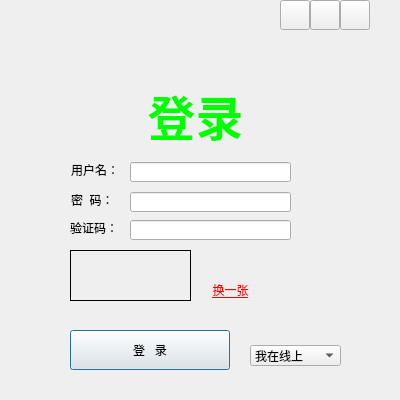
<?xml version="1.0" encoding="UTF-8"?>
<ui version="4.0">
 <class>LoginDialog</class>
 <widget class="QDialog" name="LoginDialog">
  <property name="geometry">
   <rect>
    <x>0</x>
    <y>0</y>
    <width>400</width>
    <height>400</height>
   </rect>
  </property>
  <property name="windowTitle">
   <string>webQQ</string>
  </property>
  <property name="windowIcon">
   <iconset resource="logindialog.qrc">
    <normaloff>:/login/Resources/QQ.png</normaloff>:/login/Resources/QQ.png</iconset>
  </property>
  <property name="styleSheet">
   <string notr="true">border-image: url(:/login/Resources/background2.png);</string>
  </property>
  <widget class="QStackedWidget" name="stackedWidget">
   <property name="geometry">
    <rect>
     <x>0</x>
     <y>0</y>
     <width>400</width>
     <height>400</height>
    </rect>
   </property>
   <property name="currentIndex">
    <number>0</number>
   </property>
   <widget class="QWidget" name="page_Login">
    <widget class="QLabel" name="label_Login">
     <property name="geometry">
      <rect>
       <x>130</x>
       <y>80</y>
       <width>131</width>
       <height>61</height>
      </rect>
     </property>
     <property name="font">
      <font>
       <family>Adobe Arabic</family>
       <pointsize>36</pointsize>
       <weight>75</weight>
       <italic>false</italic>
       <bold>true</bold>
      </font>
     </property>
     <property name="styleSheet">
      <string notr="true">border-image: url();</string>
     </property>
     <property name="text">
      <string>&lt;html&gt;&lt;head/&gt;&lt;body&gt;&lt;p align=&quot;center&quot;&gt;&lt;span style=&quot; color:#00ff00;&quot;&gt;登录&lt;/span&gt;&lt;/p&gt;&lt;/body&gt;&lt;/html&gt;</string>
     </property>
    </widget>
    <widget class="QLabel" name="label_Username">
     <property name="geometry">
      <rect>
       <x>71</x>
       <y>162</y>
       <width>48</width>
       <height>16</height>
      </rect>
     </property>
     <property name="styleSheet">
      <string notr="true">border-image: url();</string>
     </property>
     <property name="text">
      <string>用户名：</string>
     </property>
     <property name="buddy">
      <cstring>lineEdit_QQNumber</cstring>
     </property>
    </widget>
    <widget class="QLabel" name="label_Password">
     <property name="geometry">
      <rect>
       <x>71</x>
       <y>192</y>
       <width>48</width>
       <height>16</height>
      </rect>
     </property>
     <property name="styleSheet">
      <string notr="true">border-image: url();</string>
     </property>
     <property name="text">
      <string>密  码：</string>
     </property>
     <property name="buddy">
      <cstring>lineEdit_Password</cstring>
     </property>
    </widget>
    <widget class="MyLineEdit" name="lineEdit_QQNumber">
     <property name="geometry">
      <rect>
       <x>130</x>
       <y>162</y>
       <width>161</width>
       <height>20</height>
      </rect>
     </property>
     <property name="styleSheet">
      <string notr="true">border-image: url();</string>
     </property>
     <property name="maxLength">
      <number>11</number>
     </property>
    </widget>
    <widget class="MyLineEdit" name="lineEdit_Password">
     <property name="geometry">
      <rect>
       <x>130</x>
       <y>192</y>
       <width>161</width>
       <height>20</height>
      </rect>
     </property>
     <property name="styleSheet">
      <string notr="true">border-image: url();</string>
     </property>
     <property name="echoMode">
      <enum>QLineEdit::Password</enum>
     </property>
    </widget>
    <widget class="QPushButton" name="pushButton_Login">
     <property name="geometry">
      <rect>
       <x>70</x>
       <y>330</y>
       <width>160</width>
       <height>40</height>
      </rect>
     </property>
     <property name="styleSheet">
      <string notr="true">border-image: url(:/login/Resources/button_login_down.png);</string>
     </property>
     <property name="text">
      <string>登   录</string>
     </property>
     <property name="iconSize">
      <size>
       <width>160</width>
       <height>40</height>
      </size>
     </property>
    </widget>
    <widget class="QComboBox" name="comboBox_Status">
     <property name="geometry">
      <rect>
       <x>250</x>
       <y>345</y>
       <width>91</width>
       <height>21</height>
      </rect>
     </property>
     <property name="styleSheet">
      <string notr="true">border-image: url();</string>
     </property>
     <item>
      <property name="text">
       <string>我在线上</string>
      </property>
      <property name="icon">
       <iconset resource="logindialog.qrc">
        <normaloff>:/status/Resources/Status/imonline.png</normaloff>:/status/Resources/Status/imonline.png</iconset>
      </property>
     </item>
     <item>
      <property name="text">
       <string>Q我吧</string>
      </property>
      <property name="icon">
       <iconset resource="logindialog.qrc">
        <normaloff>:/status/Resources/Status/Qme.png</normaloff>:/status/Resources/Status/Qme.png</iconset>
      </property>
     </item>
     <item>
      <property name="text">
       <string>离开</string>
      </property>
      <property name="icon">
       <iconset resource="logindialog.qrc">
        <normaloff>:/status/Resources/Status/away.png</normaloff>:/status/Resources/Status/away.png</iconset>
      </property>
     </item>
     <item>
      <property name="text">
       <string>忙碌</string>
      </property>
      <property name="icon">
       <iconset resource="logindialog.qrc">
        <normaloff>:/status/Resources/Status/busy.png</normaloff>:/status/Resources/Status/busy.png</iconset>
      </property>
     </item>
     <item>
      <property name="text">
       <string>请勿打扰</string>
      </property>
      <property name="icon">
       <iconset resource="logindialog.qrc">
        <normaloff>:/status/Resources/Status/mute.png</normaloff>:/status/Resources/Status/mute.png</iconset>
      </property>
     </item>
     <item>
      <property name="text">
       <string>隐身</string>
      </property>
      <property name="icon">
       <iconset resource="logindialog.qrc">
        <normaloff>:/status/Resources/Status/invisible.png</normaloff>:/status/Resources/Status/invisible.png</iconset>
      </property>
     </item>
    </widget>
    <widget class="QWidget" name="widget_VerifyCode" native="true">
     <property name="geometry">
      <rect>
       <x>0</x>
       <y>220</y>
       <width>400</width>
       <height>101</height>
      </rect>
     </property>
     <property name="styleSheet">
      <string notr="true">border-image: url();</string>
     </property>
     <widget class="QLabel" name="label">
      <property name="geometry">
       <rect>
        <x>70</x>
        <y>0</y>
        <width>48</width>
        <height>16</height>
       </rect>
      </property>
      <property name="styleSheet">
       <string notr="true">border-image: url();</string>
      </property>
      <property name="text">
       <string>验证码：</string>
      </property>
      <property name="buddy">
       <cstring>lineEdit_Verifycode</cstring>
      </property>
     </widget>
     <widget class="QLineEdit" name="lineEdit_Verifycode">
      <property name="geometry">
       <rect>
        <x>130</x>
        <y>0</y>
        <width>161</width>
        <height>20</height>
       </rect>
      </property>
      <property name="styleSheet">
       <string notr="true">border-image: url();</string>
      </property>
     </widget>
     <widget class="verifyLabel" name="label_imgverify">
      <property name="geometry">
       <rect>
        <x>70</x>
        <y>30</y>
        <width>121</width>
        <height>51</height>
       </rect>
      </property>
      <property name="styleSheet">
       <string notr="true">border-image: url();</string>
      </property>
      <property name="frameShape">
       <enum>QFrame::Box</enum>
      </property>
      <property name="text">
       <string/>
      </property>
     </widget>
     <widget class="verifyLabel" name="label_ChangeImg">
      <property name="geometry">
       <rect>
        <x>200</x>
        <y>60</y>
        <width>61</width>
        <height>20</height>
       </rect>
      </property>
      <property name="styleSheet">
       <string notr="true">border-image: url();</string>
      </property>
      <property name="text">
       <string>&lt;html&gt;&lt;head/&gt;&lt;body&gt;&lt;p align=&quot;center&quot;&gt;&lt;span style=&quot; text-decoration: underline; color:#ff0000;&quot;&gt;换一张&lt;/span&gt;&lt;/p&gt;&lt;/body&gt;&lt;/html&gt;</string>
      </property>
     </widget>
    </widget>
    <widget class="QLabel" name="label_show">
     <property name="geometry">
      <rect>
       <x>70</x>
       <y>139</y>
       <width>301</width>
       <height>21</height>
      </rect>
     </property>
     <property name="styleSheet">
      <string notr="true">border-image: url();</string>
     </property>
     <property name="text">
      <string/>
     </property>
    </widget>
   </widget>
   <widget class="QWidget" name="page_Setting">
    <widget class="QLabel" name="label_2">
     <property name="geometry">
      <rect>
       <x>80</x>
       <y>30</y>
       <width>54</width>
       <height>12</height>
      </rect>
     </property>
     <property name="styleSheet">
      <string notr="true">border-image: url();</string>
     </property>
     <property name="text">
      <string>登录设置</string>
     </property>
    </widget>
    <widget class="QLabel" name="label_3">
     <property name="geometry">
      <rect>
       <x>50</x>
       <y>70</y>
       <width>54</width>
       <height>12</height>
      </rect>
     </property>
     <property name="styleSheet">
      <string notr="true">border-image: url();</string>
     </property>
     <property name="text">
      <string>网络设置</string>
     </property>
    </widget>
    <widget class="QLabel" name="label_4">
     <property name="geometry">
      <rect>
       <x>31</x>
       <y>91</y>
       <width>51</width>
       <height>16</height>
      </rect>
     </property>
     <property name="styleSheet">
      <string notr="true">border-image: url();</string>
     </property>
     <property name="text">
      <string>&lt;html&gt;&lt;head/&gt;&lt;body&gt;&lt;p align=&quot;right&quot;&gt;类型：&lt;/p&gt;&lt;/body&gt;&lt;/html&gt;</string>
     </property>
    </widget>
    <widget class="QLabel" name="label_5">
     <property name="geometry">
      <rect>
       <x>195</x>
       <y>91</y>
       <width>36</width>
       <height>16</height>
      </rect>
     </property>
     <property name="styleSheet">
      <string notr="true">border-image: url();</string>
     </property>
     <property name="text">
      <string>&lt;html&gt;&lt;head/&gt;&lt;body&gt;&lt;p align=&quot;right&quot;&gt;地址：&lt;/p&gt;&lt;/body&gt;&lt;/html&gt;</string>
     </property>
    </widget>
    <widget class="QLabel" name="label_6">
     <property name="geometry">
      <rect>
       <x>300</x>
       <y>91</y>
       <width>41</width>
       <height>20</height>
      </rect>
     </property>
     <property name="styleSheet">
      <string notr="true">border-image: url();</string>
     </property>
     <property name="text">
      <string>&lt;html&gt;&lt;head/&gt;&lt;body&gt;&lt;p align=&quot;right&quot;&gt;端口：&lt;/p&gt;&lt;/body&gt;&lt;/html&gt;</string>
     </property>
    </widget>
    <widget class="QComboBox" name="comboBox_ProxyType">
     <property name="geometry">
      <rect>
       <x>83</x>
       <y>91</y>
       <width>101</width>
       <height>20</height>
      </rect>
     </property>
     <property name="styleSheet">
      <string notr="true">border-image: url();</string>
     </property>
     <item>
      <property name="text">
       <string>不使用代理</string>
      </property>
     </item>
     <item>
      <property name="text">
       <string>HTTP代理</string>
      </property>
     </item>
     <item>
      <property name="text">
       <string>SOCKS5代理</string>
      </property>
     </item>
     <item>
      <property name="text">
       <string>使用浏览器设置</string>
      </property>
     </item>
    </widget>
    <widget class="QLineEdit" name="lineEdit_ProxyAddress">
     <property name="geometry">
      <rect>
       <x>237</x>
       <y>91</y>
       <width>55</width>
       <height>20</height>
      </rect>
     </property>
     <property name="styleSheet">
      <string notr="true">border-image: url();</string>
     </property>
    </widget>
    <widget class="QLineEdit" name="lineEdit__ProxyPort">
     <property name="geometry">
      <rect>
       <x>339</x>
       <y>91</y>
       <width>41</width>
       <height>20</height>
      </rect>
     </property>
     <property name="styleSheet">
      <string notr="true">border-image: url();</string>
     </property>
    </widget>
    <widget class="QLabel" name="label_7">
     <property name="geometry">
      <rect>
       <x>31</x>
       <y>117</y>
       <width>48</width>
       <height>16</height>
      </rect>
     </property>
     <property name="styleSheet">
      <string notr="true">border-image: url();</string>
     </property>
     <property name="text">
      <string>&lt;html&gt;&lt;head/&gt;&lt;body&gt;&lt;p align=&quot;right&quot;&gt;用户名：&lt;/p&gt;&lt;/body&gt;&lt;/html&gt;</string>
     </property>
    </widget>
    <widget class="QLabel" name="label_8">
     <property name="geometry">
      <rect>
       <x>195</x>
       <y>117</y>
       <width>36</width>
       <height>16</height>
      </rect>
     </property>
     <property name="styleSheet">
      <string notr="true">border-image: url();</string>
     </property>
     <property name="text">
      <string>&lt;html&gt;&lt;head/&gt;&lt;body&gt;&lt;p align=&quot;right&quot;&gt;密码：&lt;/p&gt;&lt;/body&gt;&lt;/html&gt;</string>
     </property>
    </widget>
    <widget class="QLabel" name="label_9">
     <property name="geometry">
      <rect>
       <x>298</x>
       <y>117</y>
       <width>41</width>
       <height>16</height>
      </rect>
     </property>
     <property name="styleSheet">
      <string notr="true">border-image: url();</string>
     </property>
     <property name="text">
      <string>&lt;html&gt;&lt;head/&gt;&lt;body&gt;&lt;p align=&quot;right&quot;&gt;域：&lt;/p&gt;&lt;/body&gt;&lt;/html&gt;</string>
     </property>
    </widget>
    <widget class="QLineEdit" name="lineEdit_ProxyUsername">
     <property name="geometry">
      <rect>
       <x>83</x>
       <y>117</y>
       <width>101</width>
       <height>20</height>
      </rect>
     </property>
     <property name="styleSheet">
      <string notr="true">border-image: url();</string>
     </property>
    </widget>
    <widget class="QLineEdit" name="lineEdit_ProxyPassword">
     <property name="geometry">
      <rect>
       <x>237</x>
       <y>117</y>
       <width>55</width>
       <height>20</height>
      </rect>
     </property>
     <property name="styleSheet">
      <string notr="true">border-image: url();</string>
     </property>
    </widget>
    <widget class="QLineEdit" name="lineEdit_ProxyYu">
     <property name="geometry">
      <rect>
       <x>339</x>
       <y>117</y>
       <width>41</width>
       <height>20</height>
      </rect>
     </property>
     <property name="styleSheet">
      <string notr="true">border-image: url();</string>
     </property>
    </widget>
    <widget class="QPushButton" name="pushButton_ProxyTest">
     <property name="geometry">
      <rect>
       <x>300</x>
       <y>150</y>
       <width>75</width>
       <height>23</height>
      </rect>
     </property>
     <property name="styleSheet">
      <string notr="true">border-image: url(:/login/Resources/button_login_down.png);</string>
     </property>
     <property name="text">
      <string>测试</string>
     </property>
    </widget>
    <widget class="QLabel" name="label_13">
     <property name="geometry">
      <rect>
       <x>50</x>
       <y>180</y>
       <width>61</width>
       <height>16</height>
      </rect>
     </property>
     <property name="styleSheet">
      <string notr="true">border-image: url();</string>
     </property>
     <property name="text">
      <string>登录服务器</string>
     </property>
    </widget>
    <widget class="QPushButton" name="pushButton_Right">
     <property name="geometry">
      <rect>
       <x>200</x>
       <y>250</y>
       <width>75</width>
       <height>23</height>
      </rect>
     </property>
     <property name="styleSheet">
      <string notr="true">border-image: url(:/login/Resources/button_login_down.png);</string>
     </property>
     <property name="text">
      <string>确定</string>
     </property>
    </widget>
    <widget class="QPushButton" name="pushButton_Cancel">
     <property name="geometry">
      <rect>
       <x>280</x>
       <y>250</y>
       <width>75</width>
       <height>23</height>
      </rect>
     </property>
     <property name="styleSheet">
      <string notr="true">border-image: url(:/login/Resources/button_login_down.png);</string>
     </property>
     <property name="text">
      <string>取消</string>
     </property>
    </widget>
    <widget class="QLabel" name="label_10">
     <property name="geometry">
      <rect>
       <x>299</x>
       <y>210</y>
       <width>41</width>
       <height>20</height>
      </rect>
     </property>
     <property name="styleSheet">
      <string notr="true">border-image: url();</string>
     </property>
     <property name="text">
      <string>&lt;html&gt;&lt;head/&gt;&lt;body&gt;&lt;p align=&quot;right&quot;&gt;端口：&lt;/p&gt;&lt;/body&gt;&lt;/html&gt;</string>
     </property>
    </widget>
    <widget class="QComboBox" name="comboBox_ServerType">
     <property name="geometry">
      <rect>
       <x>82</x>
       <y>210</y>
       <width>111</width>
       <height>20</height>
      </rect>
     </property>
     <property name="styleSheet">
      <string notr="true">border-image: url();</string>
     </property>
     <item>
      <property name="text">
       <string>不使用高级选项</string>
      </property>
     </item>
     <item>
      <property name="text">
       <string>UDP类型</string>
      </property>
     </item>
     <item>
      <property name="text">
       <string>TCP类型</string>
      </property>
     </item>
    </widget>
    <widget class="QLineEdit" name="lineEdit_ServerPort">
     <property name="geometry">
      <rect>
       <x>338</x>
       <y>210</y>
       <width>41</width>
       <height>20</height>
      </rect>
     </property>
     <property name="styleSheet">
      <string notr="true">border-image: url();</string>
     </property>
    </widget>
    <widget class="QLabel" name="label_11">
     <property name="geometry">
      <rect>
       <x>194</x>
       <y>210</y>
       <width>36</width>
       <height>16</height>
      </rect>
     </property>
     <property name="styleSheet">
      <string notr="true">border-image: url();</string>
     </property>
     <property name="text">
      <string>&lt;html&gt;&lt;head/&gt;&lt;body&gt;&lt;p align=&quot;right&quot;&gt;地址：&lt;/p&gt;&lt;/body&gt;&lt;/html&gt;</string>
     </property>
    </widget>
    <widget class="QLabel" name="label_12">
     <property name="geometry">
      <rect>
       <x>30</x>
       <y>210</y>
       <width>51</width>
       <height>16</height>
      </rect>
     </property>
     <property name="styleSheet">
      <string notr="true">border-image: url();</string>
     </property>
     <property name="text">
      <string>&lt;html&gt;&lt;head/&gt;&lt;body&gt;&lt;p align=&quot;right&quot;&gt;类型：&lt;/p&gt;&lt;/body&gt;&lt;/html&gt;</string>
     </property>
    </widget>
    <widget class="QComboBox" name="comboBox_ServerAddress">
     <property name="geometry">
      <rect>
       <x>235</x>
       <y>210</y>
       <width>61</width>
       <height>20</height>
      </rect>
     </property>
     <property name="styleSheet">
      <string notr="true">border-image: url();</string>
     </property>
    </widget>
   </widget>
  </widget>
  <widget class="QPushButton" name="pushButton_Minisize">
   <property name="geometry">
    <rect>
     <x>310</x>
     <y>0</y>
     <width>30</width>
     <height>30</height>
    </rect>
   </property>
   <property name="styleSheet">
    <string notr="true">border-image: url(:/systoolbar/Resources/SysToolBar/sys_mini.png);</string>
   </property>
   <property name="text">
    <string/>
   </property>
  </widget>
  <widget class="QPushButton" name="pushButton_Setting">
   <property name="geometry">
    <rect>
     <x>280</x>
     <y>0</y>
     <width>30</width>
     <height>30</height>
    </rect>
   </property>
   <property name="styleSheet">
    <string notr="true">border-image: url(:/systoolbar/Resources/SysToolBar/sys_setting.png);</string>
   </property>
   <property name="text">
    <string/>
   </property>
  </widget>
  <widget class="QPushButton" name="pushButton_Close">
   <property name="geometry">
    <rect>
     <x>340</x>
     <y>0</y>
     <width>30</width>
     <height>30</height>
    </rect>
   </property>
   <property name="styleSheet">
    <string notr="true">border-image: url(:/systoolbar/Resources/SysToolBar/sys_close.png);</string>
   </property>
   <property name="text">
    <string/>
   </property>
  </widget>
  <widget class="QLabel" name="label_QQ">
   <property name="geometry">
    <rect>
     <x>0</x>
     <y>0</y>
     <width>71</width>
     <height>71</height>
    </rect>
   </property>
   <property name="styleSheet">
    <string notr="true">border-image: url(:/login/Resources/QQ.png);</string>
   </property>
   <property name="text">
    <string/>
   </property>
  </widget>
 </widget>
 <layoutdefault spacing="6" margin="11"/>
 <customwidgets>
  <customwidget>
   <class>MyLineEdit</class>
   <extends>QLineEdit</extends>
   <header>mylineedit.h</header>
   <slots>
    <signal>focusOutSignal()</signal>
    <signal>focusInSignal()</signal>
   </slots>
  </customwidget>
  <customwidget>
   <class>verifyLabel</class>
   <extends>QLabel</extends>
   <header>verifylabel.h</header>
   <slots>
    <signal>Clicked(verifyLabel*)</signal>
   </slots>
  </customwidget>
 </customwidgets>
 <tabstops>
  <tabstop>lineEdit_QQNumber</tabstop>
  <tabstop>lineEdit_Password</tabstop>
  <tabstop>lineEdit_Verifycode</tabstop>
  <tabstop>pushButton_Login</tabstop>
  <tabstop>comboBox_Status</tabstop>
  <tabstop>pushButton_Setting</tabstop>
  <tabstop>pushButton_Minisize</tabstop>
  <tabstop>pushButton_Close</tabstop>
  <tabstop>lineEdit_ProxyAddress</tabstop>
  <tabstop>lineEdit__ProxyPort</tabstop>
  <tabstop>lineEdit_ProxyUsername</tabstop>
  <tabstop>comboBox_ProxyType</tabstop>
  <tabstop>lineEdit_ProxyPassword</tabstop>
  <tabstop>lineEdit_ProxyYu</tabstop>
  <tabstop>pushButton_ProxyTest</tabstop>
  <tabstop>pushButton_Right</tabstop>
  <tabstop>pushButton_Cancel</tabstop>
  <tabstop>comboBox_ServerType</tabstop>
  <tabstop>lineEdit_ServerPort</tabstop>
  <tabstop>comboBox_ServerAddress</tabstop>
 </tabstops>
 <resources>
  <include location="logindialog.qrc"/>
 </resources>
 <connections/>
</ui>
